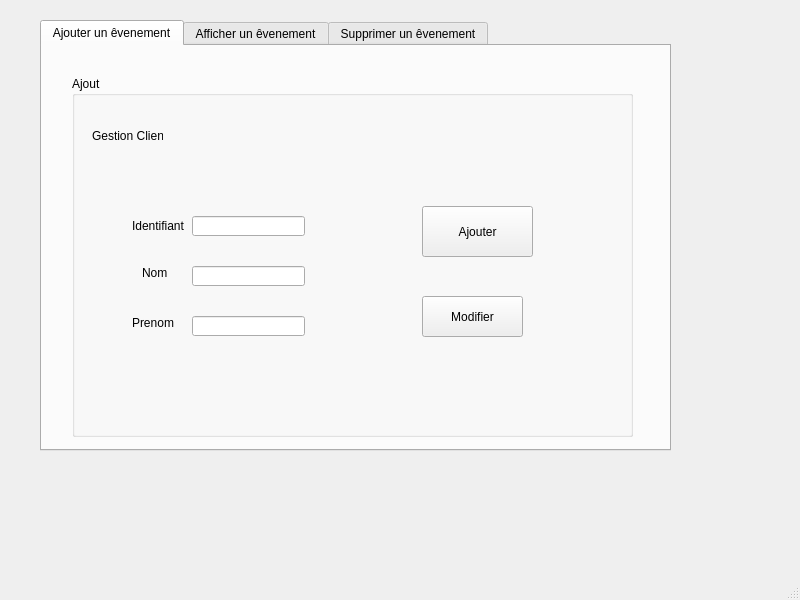
<?xml version="1.0" encoding="UTF-8"?>
<ui version="4.0">
 <class>MainWindow</class>
 <widget class="QMainWindow" name="MainWindow">
  <property name="geometry">
   <rect>
    <x>0</x>
    <y>0</y>
    <width>800</width>
    <height>600</height>
   </rect>
  </property>
  <property name="windowTitle">
   <string>MainWindow</string>
  </property>
  <widget class="QWidget" name="centralwidget">
   <widget class="QTabWidget" name="tabWidget">
    <property name="geometry">
     <rect>
      <x>40</x>
      <y>20</y>
      <width>631</width>
      <height>431</height>
     </rect>
    </property>
    <property name="currentIndex">
     <number>0</number>
    </property>
    <widget class="QWidget" name="tab">
     <attribute name="title">
      <string>Ajouter un êvenement</string>
     </attribute>
     <widget class="QGroupBox" name="groupBox">
      <property name="geometry">
       <rect>
        <x>30</x>
        <y>30</y>
        <width>561</width>
        <height>361</height>
       </rect>
      </property>
      <property name="title">
       <string>Ajout</string>
      </property>
      <widget class="QLabel" name="label_2">
       <property name="geometry">
        <rect>
         <x>70</x>
         <y>190</y>
         <width>47</width>
         <height>14</height>
        </rect>
       </property>
       <property name="text">
        <string>Nom</string>
       </property>
      </widget>
      <widget class="QLabel" name="label_3">
       <property name="geometry">
        <rect>
         <x>60</x>
         <y>240</y>
         <width>47</width>
         <height>14</height>
        </rect>
       </property>
       <property name="text">
        <string>Prenom</string>
       </property>
      </widget>
      <widget class="QLineEdit" name="le_prenom">
       <property name="geometry">
        <rect>
         <x>120</x>
         <y>240</y>
         <width>113</width>
         <height>20</height>
        </rect>
       </property>
       <property name="accessibleName">
        <string>le_prenom</string>
       </property>
      </widget>
      <widget class="QLabel" name="label_5">
       <property name="geometry">
        <rect>
         <x>20</x>
         <y>50</y>
         <width>71</width>
         <height>20</height>
        </rect>
       </property>
       <property name="text">
        <string>Gestion Client</string>
       </property>
      </widget>
      <widget class="QLineEdit" name="le_id">
       <property name="geometry">
        <rect>
         <x>120</x>
         <y>140</y>
         <width>113</width>
         <height>20</height>
        </rect>
       </property>
       <property name="accessibleName">
        <string>le_id</string>
       </property>
      </widget>
      <widget class="QLabel" name="label">
       <property name="geometry">
        <rect>
         <x>60</x>
         <y>140</y>
         <width>71</width>
         <height>20</height>
        </rect>
       </property>
       <property name="text">
        <string>Identifiant</string>
       </property>
      </widget>
      <widget class="QLineEdit" name="le_nom">
       <property name="geometry">
        <rect>
         <x>120</x>
         <y>190</y>
         <width>113</width>
         <height>20</height>
        </rect>
       </property>
       <property name="accessibleName">
        <string>le_nom</string>
       </property>
      </widget>
      <widget class="QPushButton" name="b_ajouter">
       <property name="geometry">
        <rect>
         <x>350</x>
         <y>130</y>
         <width>111</width>
         <height>51</height>
        </rect>
       </property>
       <property name="text">
        <string>Ajouter</string>
       </property>
      </widget>
      <widget class="QPushButton" name="update">
       <property name="geometry">
        <rect>
         <x>350</x>
         <y>220</y>
         <width>101</width>
         <height>41</height>
        </rect>
       </property>
       <property name="text">
        <string>Modifier</string>
       </property>
      </widget>
     </widget>
    </widget>
    <widget class="QWidget" name="tab_2">
     <attribute name="title">
      <string>Afficher un êvenement</string>
     </attribute>
     <widget class="QTableView" name="table_eve">
      <property name="geometry">
       <rect>
        <x>50</x>
        <y>40</y>
        <width>451</width>
        <height>291</height>
       </rect>
      </property>
     </widget>
     <widget class="QPushButton" name="b_search">
      <property name="geometry">
       <rect>
        <x>320</x>
        <y>10</y>
        <width>75</width>
        <height>23</height>
       </rect>
      </property>
      <property name="text">
       <string>Search</string>
      </property>
     </widget>
     <widget class="QLineEdit" name="chercher">
      <property name="geometry">
       <rect>
        <x>110</x>
        <y>10</y>
        <width>191</width>
        <height>20</height>
       </rect>
      </property>
     </widget>
    </widget>
    <widget class="QWidget" name="tab_3">
     <attribute name="title">
      <string>Supprimer un êvenement</string>
     </attribute>
     <widget class="QLabel" name="label_4">
      <property name="geometry">
       <rect>
        <x>160</x>
        <y>150</y>
        <width>47</width>
        <height>14</height>
       </rect>
      </property>
      <property name="text">
       <string>ID</string>
      </property>
     </widget>
     <widget class="QLineEdit" name="le_id_supp">
      <property name="geometry">
       <rect>
        <x>200</x>
        <y>139</y>
        <width>113</width>
        <height>31</height>
       </rect>
      </property>
     </widget>
     <widget class="QPushButton" name="b_supprimer">
      <property name="geometry">
       <rect>
        <x>140</x>
        <y>200</y>
        <width>191</width>
        <height>91</height>
       </rect>
      </property>
      <property name="text">
       <string>Supprimer</string>
      </property>
     </widget>
    </widget>
   </widget>
  </widget>
  <widget class="QMenuBar" name="menubar">
   <property name="geometry">
    <rect>
     <x>0</x>
     <y>0</y>
     <width>800</width>
     <height>22</height>
    </rect>
   </property>
  </widget>
  <widget class="QStatusBar" name="statusbar"/>
 </widget>
 <resources/>
 <connections/>
</ui>
